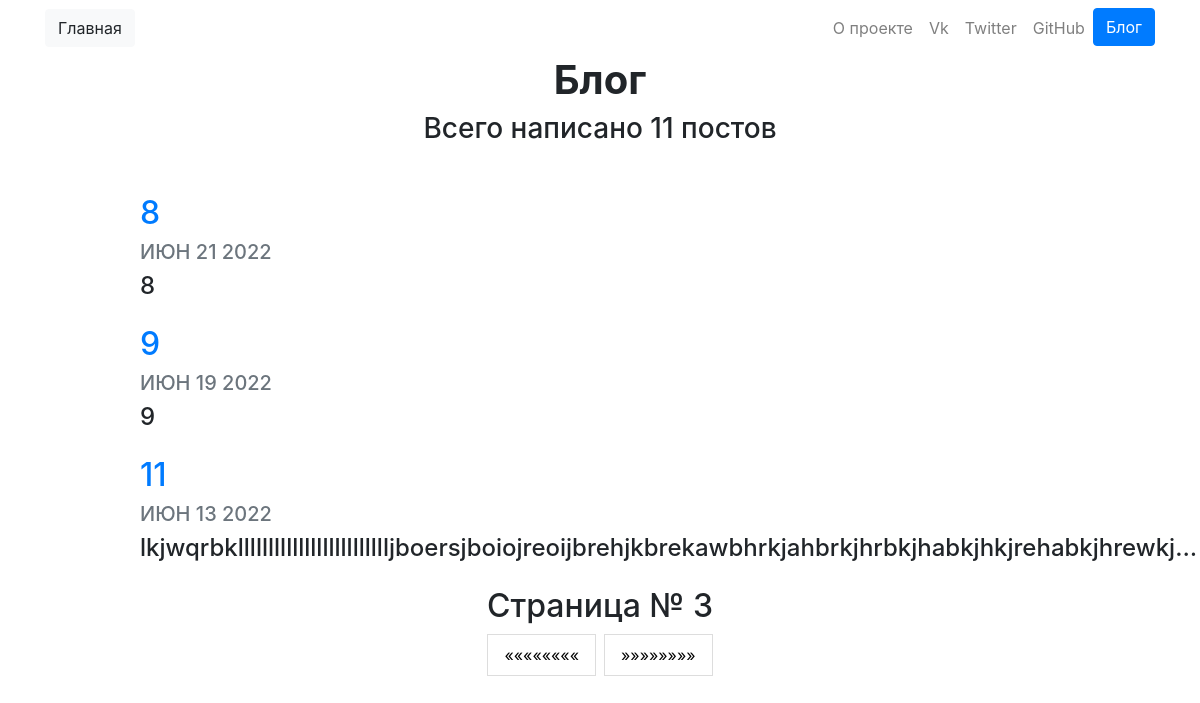
/blog/?page=3, run on an earlier commit of the app's database.
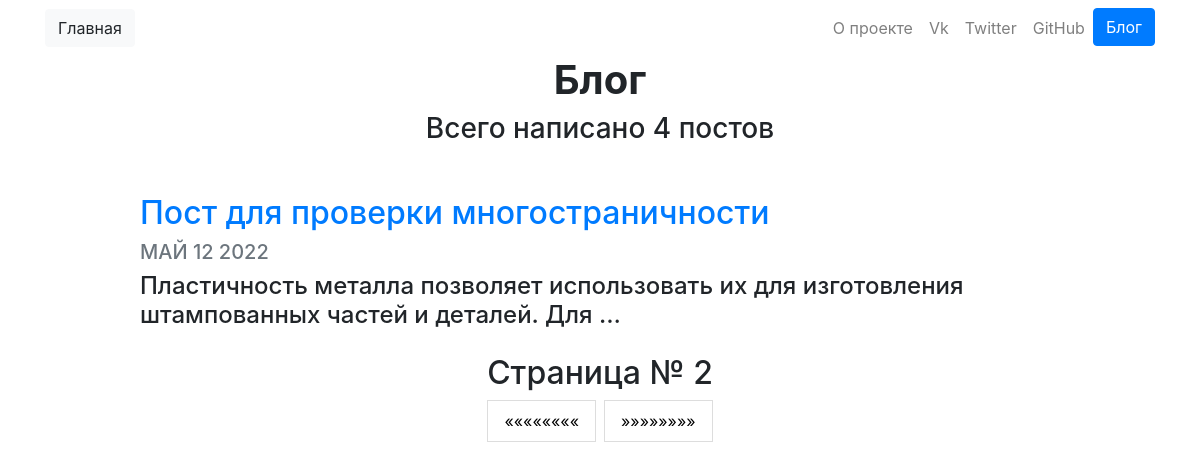
And on a later commit of the database.
### blog/models.py (models this page shows, shortened)
class Post(models.Model):
    title = models.CharField(max_length=200)
    description = models.TextField()
    date = models.DateField()

### blog/views.py (the view)
# urls.py: path('', views.all_blog, name = 'all_blog'),
def all_blog(request):
    page_number = int(request.GET.get('page', 1))
    all_posts = Post.objects.order_by('-date')
    post_count = len(all_posts)
    count_all_group = round(post_count/3)
    if page_number <= 0:
        page_number = 1
    elif page_number > count_all_group:
        page_number = count_all_group + 1
    posts = all_posts[(page_number - 1)*3 : (page_number - 1)*3 + 3]
    info_page = {
        'page_number':page_number,
        'next': str(int(page_number) + 1),
        'previous':str(int(page_number) - 1),
        'count_posts': post_count
    }
    return render(request, 'blog/all_blogs.html', {'posts' : posts, 'info_page' : info_page})

### blog/templates/blog/all_blogs.html (shortened to what this page needs)
{% extends "portfolio/base.html" %}
{% load static %}
{% block content %}
<h1 id="blogtitle" class="font-weight-bold text-center">Блог</h1>
<h3 class="text-center mb-5">Всего написано {{ info_page.count_posts }} постов</h3>
{% for blog in posts %}
<div class="row justify-content-center my-3">
  <div class="col-md-10">
    <a href="{% url 'blog:detail' blog.id %}">
      <h2>{{ blog.title }}</h2>
    </a>
    <h5 class="text-muted">{{ blog.date|date:'M d Y'|upper }}</h5>
    <h4>{{ blog.description|striptags|truncatechars:100 }}</h4>
  </div>
</div>
{% endfor %}
<div class="center">
    <div class="pagination">
        <h2>Страница № {{info_page.page_number}}</h2>
        <a href="?page={{info_page.previous}}">««««««««</a>
        <a href="?page={{info_page.next}}">»»»»»»»»</a>
    </div>
  </div>
{% endblock %}

What changed in the data, as far as the page shows it:
removed Post: title "8", date "ИЮН 21 2022", description "8"
removed Post: title "9", date "ИЮН 19 2022", description "9"
removed Post: title "11", date "ИЮН 13 2022", description "lkjwqrbkllllllllllllllllllllllllljboersjboiojreoijbrehjkbrekawbhrkjahbrkjhrbkjhabkjhkjrehabkjhrewkj…"
added Post: title "Пост для проверки многостраничности", date "МАЙ 12 2022", description "Пластичность металла позволяет использовать их для изготовления штампованных частей и деталей. Для …"
Also different on the page:
{{ info_page.count_posts }}: "11" → "4"
{{ info_page.page_number }}: "3" → "2"
